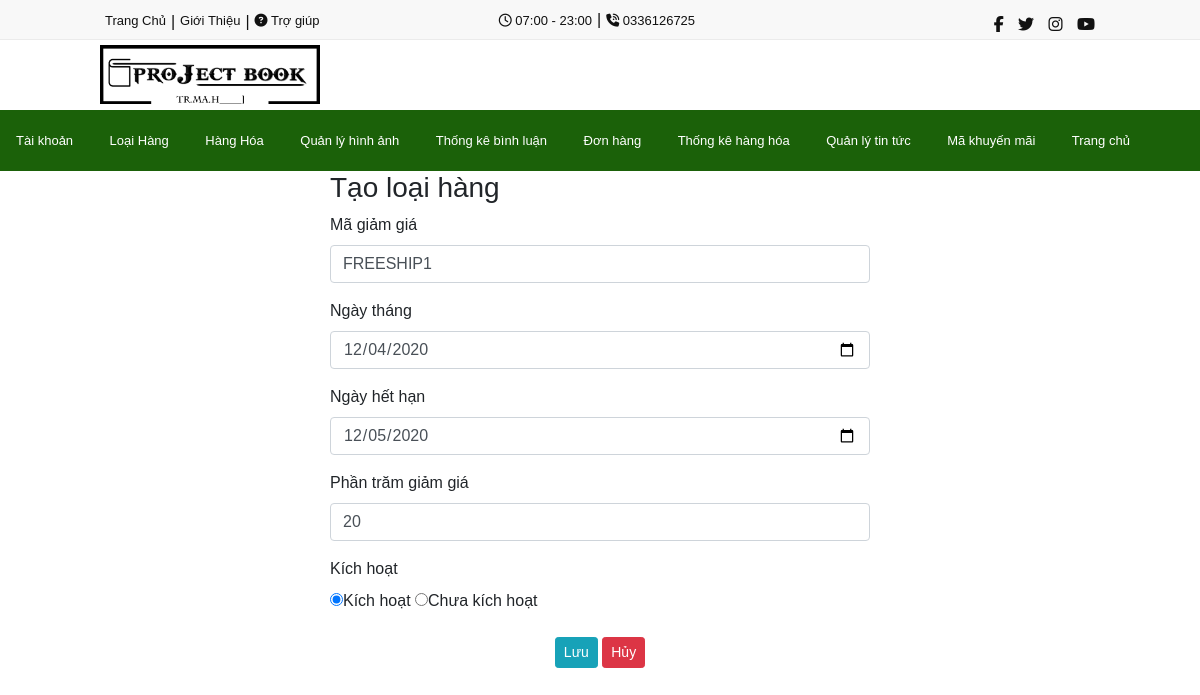
/admin/code_sale/fix.php?id=1 (signed in), run on the app's committed database.
### tables this page shows
CREATE TABLE `manage_img` (
  `id` int(11) NOT NULL,
  `banner1` varchar(255) NOT NULL,
  `banner2` varchar(255) NOT NULL,
  `banner3` varchar(255) NOT NULL,
  `logo` varchar(255) NOT NULL
);

CREATE TABLE `code` (
  `id` int(11) NOT NULL,
  `code_sale` varchar(255) NOT NULL,
  `ngay_thang` date DEFAULT NULL,
  `het_han` date DEFAULT NULL,
  `percent` int(11) NOT NULL,
  `kich_hoat` tinyint(1) NOT NULL
);

### lib/db.php (called while the page is built, shortened)
<?php
   $host = "localhost";
   $user = "root";
   $password = "";
   $db = "pt15317project1";
   $conn = null;
   try {
       $conn = new PDO("mysql:host=$host;dbname=$db;charset=utf8", $user,$password);
   } catch (PDOException $e) {
       echo $e->getMessage();
   }
   function dbfetch($sql){
    global $conn;
    $stmt = $conn->prepare($sql);
    $stmt->execute();
    $result = $stmt->fetch();
    return $result;
   }
   function dbfetchAll($sql){
    global $conn;
    $stmt = $conn->prepare($sql);
    $stmt->execute();
    $result = $stmt->fetchAll();
    return $result;
   }
?>

### admin/code_sale/fix.php (the view, shortened to what this page needs)
<?php
require_once "../../lib/db.php";
$id = $_GET['id'];
$sql = "select * from code where id = $id";
$code = dbfetch($sql);
?>
<!DOCTYPE html>
<html lang="en">
<head>
    <?php include_once "../../_share/style.php" ?>
</head>
<body>
    <?php include_once "../../_share/header-admin.php" ?>
    <main class="container-fluid">
        <div class="container">
            <div class="row">
                <div class="col-6 offset-3">
                    <h3>Tạo loại hàng</h3>
                    <form action="save-fix.php?id=<?= $code['id'] ?>" method="post">
                        <div class="form-group">
                            <label for="">Mã giảm giá</label>
                            <input type="text" class="form-control" name="code_sale" value="<?= $code['code_sale']?>">
                        </div>
                        <div class="form-group">
                            <label for="">Ngày tháng</label>
                            <input type="date" class="form-control" name="ngay_thang" value="<?= $code['ngay_thang']?>">
                        </div>
                        <div class="form-group">
                            <label for="">Ngày hết hạn</label>
                            <input type="date" class="form-control" name="het_han" value="<?= $code['het_han']?>">
                        </div>
                        <div class="form-group">
                            <label for="">Phần trăm giảm giá</label>
                            <input type="number" class="form-control" name="percent" value="<?= $code['percent']?>">
                        </div>
                        <div class="form-group">
                            <label for="">Kích hoạt</label><br>
                            <label><input name="kich_hoat" value="1" <?php if($code['kich_hoat'] == 1): ?> checked
                                    <?php endif ?> type="radio">Kích hoạt</label>
                            <label><input name="kich_hoat" value="0" <?php if($code['kich_hoat'] == 0): ?> checked
                                    <?php endif ?> type="radio">Chưa kích hoạt</label>
                        </div>
                        <div class="text-center">
                            <button type="submit" class="btn btn-sm btn-info">Lưu</button>
                            <a href="<?= BASE_URL_S ?>code_sale/code_sale.php" class="btn btn-sm btn-danger">Hủy</a>
                        </div>
                    </form>
                </div>
            </div>
        </div>
    </main>
</body>
</html>

### _share/header-admin.php (shortened to what this page needs)
<link rel="stylesheet" href="<?= BASE_URL_B ?>_share/header-admin.css">
<header>
    <div class="header-top">
        <div class="header-top-top">
            <div class="header-top-left">
                <a href="<?= BASE_URL_C ?>">
                    Trang Chủ
                </a>
                <p>|</p>
                <a href="<?= BASE_URL ?>">
                    Giới Thiệu
                </a>
                <p>|</p>
                <a href="<?= BASE_URL ?>">
                    <i class="fa fa-question-circle"></i> Trợ giúp
                </a>
            </div>
            <div class="header-top-center">
                <a href="<?= BASE_URL ?>">
                    <i class="far fa-clock"></i> 07:00 - 23:00
                </a>
                <p>|</p>
                <a href="<?= BASE_URL ?>">
                    <i class="fas fa-phone-volume"></i> 0336126725
                </a>
            </div>
            <div class="header-top-right">
                <a href="<?= BASE_URL ?>"><span class="fab fa-facebook-f"></span></a>
                <a href="<?= BASE_URL ?>"><span class="fab fa-twitter"></span></a>
                <a href="<?= BASE_URL ?>"><span class="fab fa-instagram"></span></a>
                <a href="<?= BASE_URL ?>"><span class="fab fa-youtube"></span></a>
            </div>
        </div>
    </div>
    <?php
    $sql = "select * from manage_img";
    $produccts = dbfetchAll($sql);
    ?>
    <div class="header-bottom">
        <div class="header-logo">
            <?php foreach($produccts as $key => $cursor):?>
            <img src="<?= BASE_URL_B . $cursor['logo'] ?>" class="img-fluid">
            <?php endforeach?>
        </div>
        <div class="header-search">
        </div>
    </div>
</header>
<div class="header-navbar">
    <nav class="navbarad2">
        <ul>
            <div class="header-navbar-nav-left2">
                <li class="nav-item active">
                    <a class="nav-link" href="<?= BASE_URL_1 ?>">Tài khoản</a>
                </li>
                <li class="nav-item active">
                    <a class="nav-link" href="<?= BASE_URL_2 ?>">Loại Hàng<span class="sr-only">(current)</span></a>
                </li>
                <li class="nav-item">
                    <a class="nav-link" href="<?= BASE_URL_3 ?>">Hàng Hóa<span class="sr-only">(current)</span></a>
                </li>
                <li class="nav-item">
                    <a class="nav-link" href="<?= BASE_URL_12 ?>">Quản lý hình ảnh</a>
                </li>
                <li class="nav-item">
                    <a class="nav-link" href="<?= BASE_URL_13 ?>">Thống kê bình luận</a>
                </li>
                <li class="nav-item">
                    <a class="nav-link" href="<?= BASE_URL_6 ?>">Đơn hàng</a>
                </li>
                <li class="nav-item">
                    <a class="nav-link" href="<?= BASE_URL_7 ?>">Thống kê hàng hóa</a>
                </li>
                <li class="nav-item">
                    <a class="nav-link" href="<?= BASE_URL_16 ?>">Quản lý tin tức</a>
                </li>
                <li class="nav-item">
                    <a class="nav-link" href="<?= BASE_URL_S ?>code_sale/code_sale.php">Mã khuyến mãi</a>
                </li>
                <li class="nav-item">
                    <a class="nav-link" href="<?= BASE_URL_H ?>?action=index">Trang chủ</a>
                </li>
            </div>
        </ul>
    </nav>
</div>

### _share/header-admin.css (style rules this page uses)
* { margin: 0; padding: 0; box-sizing: border-box; font-family: 'Poppins', sans-serif; }
html, body { overflow-x: hidden; width: 100%; }
header { width: 100%; }
header .header-top { padding-top: 8px; width: 100%; height: 40px; background: #f8f8f8; border-bottom: 1px solid #ebebeb; }
header .header-top-top { width: 1000px; height: 24px; margin: auto; background: #f8f8f8; display: grid; grid-template-columns: auto auto auto; }
header .header-top-top i { color: #111111; }
header .header-top-left { height: 24px; display: flex; color: #111111; }
header .header-top-left a { color: #111111; font-size: 13px; text-decoration: none; padding: 0 5px 0 5px; line-height: 25px; }
header .header-top-left p { margin: 2px 0 0 0; }
header .header-top-center { display: flex; text-align: center; padding: 0 0 0 25px; color: #111111; }
header .header-top-center p { line-height: 23px; }
header .header-top-center a { color: #111111; padding: 0 5px 0 5px; text-decoration: none; font-size: 13px; line-height: 25px; }
header .header-top-right { height: 24px; text-align: right; padding: 5px 0 0 0; list-style-type: none; }
header .header-top-right a { margin: 5px 5px 0 5px; padding: 0; text-decoration: none; color: #111111; }
header .header-top-right a span { color: #111111; font-size: 16px; }
header .header-bottom { width: 1000px; height: 70px; margin: auto; display: flex; padding: 5px 0 0 0; display: grid; grid-template-columns: auto auto auto; }
.header-logo { margin: 0; padding: 0; width: 220px; }
.header-logo img { width: 100%; }
.header-search { margin: 9px 10px 0 25px; height: 40px; width: 520px; }
.header-navbar { background: #1b6109; }
nav { width: 1200px; margin: auto; }
nav::after { content: ''; clear: both; display: table; }
nav ul { width: 100%; margin: 0 0 0 0; position: relative; }
nav ul li { display: inline-block; margin: 0; padding: 0; background: #1b6109; }
nav ul li a { text-decoration: none; color: #fff; padding: 15px 15px; font-size: 13px; line-height: 45px; }

### _share/header-admin.php (style rules this page uses)
nav ul li a { text-decoration: none; color: #fff; padding: 15px 15px; font-size: 13px; line-height: 45px; }

### data on the page
manage_img: logo (picture)
code: code_sale "FREESHIP1", ngay_thang "12/04/2020", het_han "12/05/2020", percent "20", kich_hoat "☑ Kích hoạt", kich_hoat "☐ Chưa kích hoạt"
